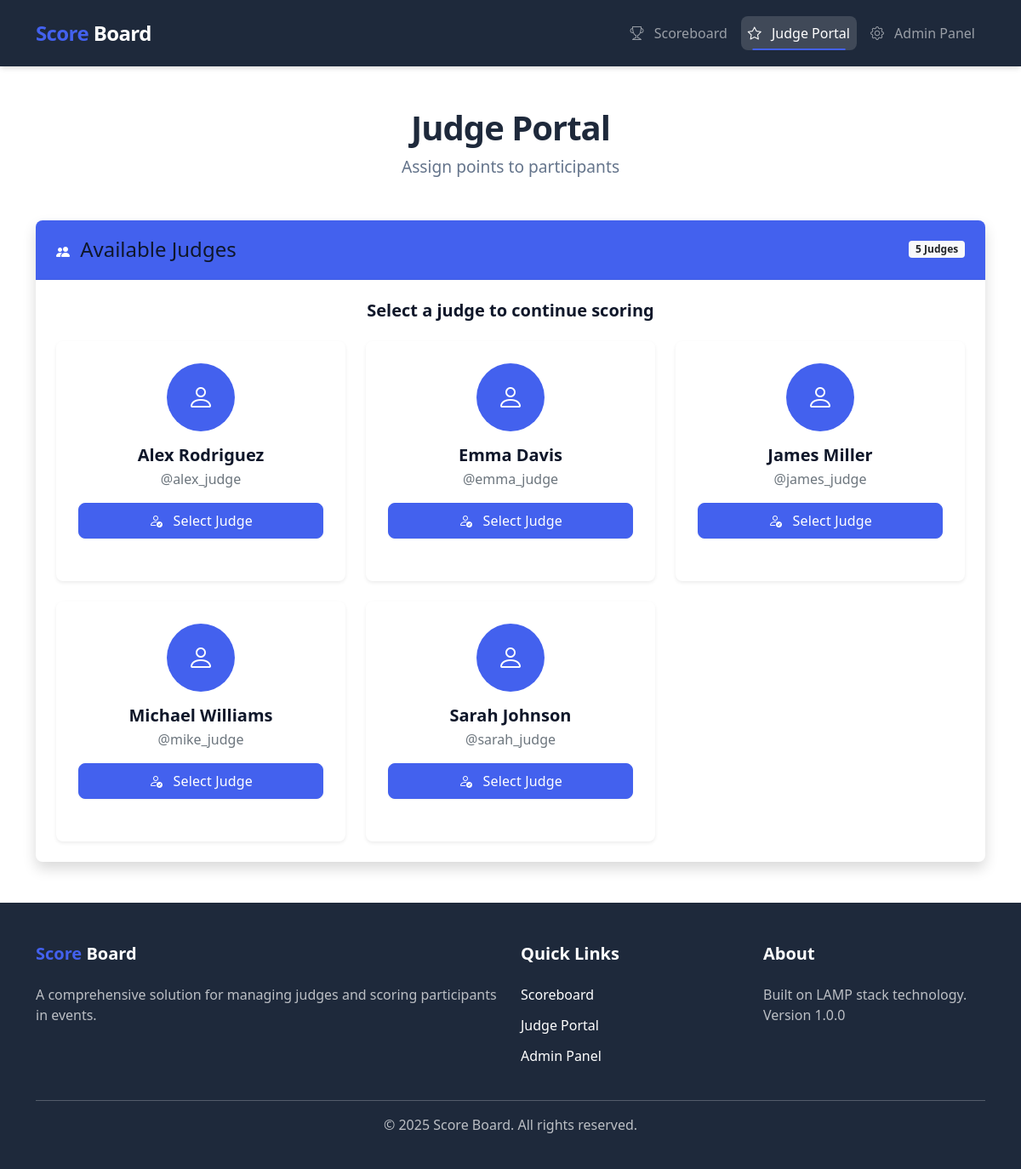
Page /judge/index.php on the committed database.
### tables this page shows
CREATE TABLE IF NOT EXISTS judges (
    id INT PRIMARY KEY AUTO_INCREMENT,
    username VARCHAR(50) UNIQUE NOT NULL,
    display_name VARCHAR(100) NOT NULL,
    created_at TIMESTAMP DEFAULT CURRENT_TIMESTAMP
);

### src/config/database.php (called while the page is built)
<?php
return [
    'host' => getenv('MYSQL_HOST') ?: 'localhost',
    'dbname' => getenv('MYSQL_DATABASE') ?: 'judge_db',
    'username' => getenv('MYSQL_USER') ?: 'judge_user',
    'password' => getenv('MYSQL_PASSWORD') ?: 'judge_pass',
    'charset' => 'utf8mb4'
];

### src/core/Database.php (called while the page is built, shortened)
<?php
class Database {
    private static $instance = null;
    private $pdo;
    private function __construct() {
        try {
            $config = require __DIR__ . '/../config/database.php';
            $dsn = "mysql:host={$config['host']};dbname={$config['dbname']};charset={$config['charset']}";
            $options = [
                PDO::ATTR_ERRMODE => PDO::ERRMODE_EXCEPTION,
                PDO::ATTR_DEFAULT_FETCH_MODE => PDO::FETCH_ASSOC,
                PDO::ATTR_EMULATE_PREPARES => false
            ];
            $this->pdo = new PDO($dsn, $config['username'], $config['password'], $options);
        } catch (PDOException $e) {
            die("Connection failed: " . $e->getMessage());
        }
    }
    public static function getInstance() {
        if (self::$instance === null) {
            self::$instance = new self();
        }
        return self::$instance;
    }
    public function query($sql, $params = []) {
        $stmt = $this->pdo->prepare($sql);
        $stmt->execute($params);
        return $stmt;
    }
}

### src/includes/init.php (called while the page is built, shortened)
<?php
require_once __DIR__ . '/../core/Database.php';
$db = Database::getInstance();

### src/judge/index.php (the view, shortened to what this page needs)
<?php
require_once __DIR__ . '/../includes/init.php';
$judge = null;
$all_judges = $db->query("SELECT * FROM judges ORDER BY display_name")->fetchAll();
?>
<!DOCTYPE html>
<html lang="en">
<head>
    <link href="https://cdn.jsdelivr.net/npm/bootstrap@5.1.3/dist/css/bootstrap.min.css" rel="stylesheet">
    <link rel="stylesheet" href="https://cdn.jsdelivr.net/npm/bootstrap-icons@1.8.1/font/bootstrap-icons.css">
    <link href="/public/css/styles.css" rel="stylesheet">
</head>
<body>
    <nav class="navbar navbar-expand-lg navbar-dark">
        <div class="container">
            <a class="navbar-brand" href="/"><span class="highlight">Score</span> Board</a>
            <div class="collapse navbar-collapse" id="navbarNav">
                <ul class="navbar-nav ms-auto">
                    <li class="nav-item">
                        <a class="nav-link" href="/public/"><i class="bi bi-trophy"></i> Scoreboard</a>
                    </li>
                    <li class="nav-item">
                        <a class="nav-link active" href="/judge/"><i class="bi bi-star"></i> Judge Portal</a>
                    </li>
                    <li class="nav-item">
                        <a class="nav-link" href="/admin/"><i class="bi bi-gear"></i> Admin Panel</a>
                    </li>
                </ul>
            </div>
        </div>
    </nav>
    <div class="container mt-5">
        <div class="text-center mb-5">
            <h1 class="app-title">Judge Portal</h1>
            <p class="app-subtitle">Assign points to participants</p>
        </div>
        <?php if (!$judge): ?>
            <div class="card mb-4 shadow card-hover-shine animate-fade-in">
                <div class="card-header bg-primary text-white d-flex align-items-center justify-content-between">
                    <div>
                        <i class="bi bi-people-fill me-2"></i>
                        <h2 class="h4 d-inline mb-0">Available Judges</h2>
                    </div>
                    <span class="badge bg-light text-dark"><?php echo count($all_judges); ?> Judges</span>
                </div>
                <div class="card-body">
                    <?php if (empty($all_judges)): ?>
                        <div class="alert alert-warning d-flex align-items-center">
                            <div class="icon-circle bg-warning text-white me-3">
                                <i class="bi bi-exclamation-triangle-fill"></i>
                            </div>
                            <div>
                                <h5 class="mb-1">No Judges Available</h5>
                                <p class="mb-2">No judges have been registered yet. Please add judges from the Admin Panel.</p>
                                <a href="/admin/" class="btn btn-primary btn-hover-expand">
                                    <i class="bi bi-plus-circle me-2"></i> Add Judges
                                </a>
                            </div>
                        </div>
                    <?php else: ?>
                        <h5 class="text-center mb-4">Select a judge to continue scoring</h5>
                        <div class="row row-cols-1 row-cols-md-3 g-4 stagger-children">
                            <?php foreach ($all_judges as $j): ?>
                                <div class="col">
                                    <div class="card h-100 judge-selection-card shadow-sm">
                                        <div class="card-body text-center p-4">
                                            <div class="judge-avatar mb-3">
                                                <i class="bi bi-person"></i>
                                            </div>
                                            <h5 class="card-title mb-1"><?php echo htmlspecialchars($j['display_name']); ?></h5>
                                            <p class="card-text text-muted mb-3">@<?php echo htmlspecialchars($j['username']); ?></p>
                                            <a href="/judge/?id=<?php echo htmlspecialchars($j['id']); ?>" class="btn btn-primary w-100 btn-hover-expand">
                                                <i class="bi bi-person-check"></i> Select Judge
                                            </a>
                                        </div>
                                    </div>
                                </div>
                            <?php endforeach; ?>
                        </div>
                    <?php endif; ?>
                </div>
            </div>
        <?php endif; ?>
    </div>
    <footer class="footer mt-5">
        <div class="container">
            <div class="row">
                <div class="col-md-6">
                    <h5><span class="highlight">Score</span> Board</h5>
                    <p>A comprehensive solution for managing judges and scoring participants in events.</p>
                </div>
                <div class="col-md-3">
                    <h5>Quick Links</h5>
                    <ul class="list-unstyled">
                        <li><a href="/public/" class="text-white">Scoreboard</a></li>
                        <li><a href="/judge/" class="text-white">Judge Portal</a></li>
                        <li><a href="/admin/" class="text-white">Admin Panel</a></li>
                    </ul>
                </div>
                <div class="col-md-3">
                    <h5>About</h5>
                    <p>Built on LAMP stack technology. Version 1.0.0</p>
                </div>
            </div>
            <hr class="mt-4">
            <div class="text-center">
                <p>&copy; <?php echo date('Y'); ?> Score Board. All rights reserved.</p>
            </div>
        </div>
    </footer>
</body>
</html>

### src/judge/index.php (style rules this page uses)
.judge-selection-card { transition: all 0.3s ease; border: 2px solid transparent; }
.judge-avatar { width: 80px; height: 80px; background-color: var(--primary); color: white; border-radius: 50%; display: flex; align-items: center; justify-content: center; margin: 0 auto 1rem; font-size: 2rem; }

### rows in the picture
judges: display_name "Alex Rodriguez", username "alex_judge"
judges: display_name "Emma Davis", username "emma_judge"
judges: display_name "James Miller", username "james_judge"
judges: display_name "Michael Williams", username "mike_judge"
judges: display_name "Sarah Johnson", username "sarah_judge"

### other values in the picture
count($all_judges) "5"
